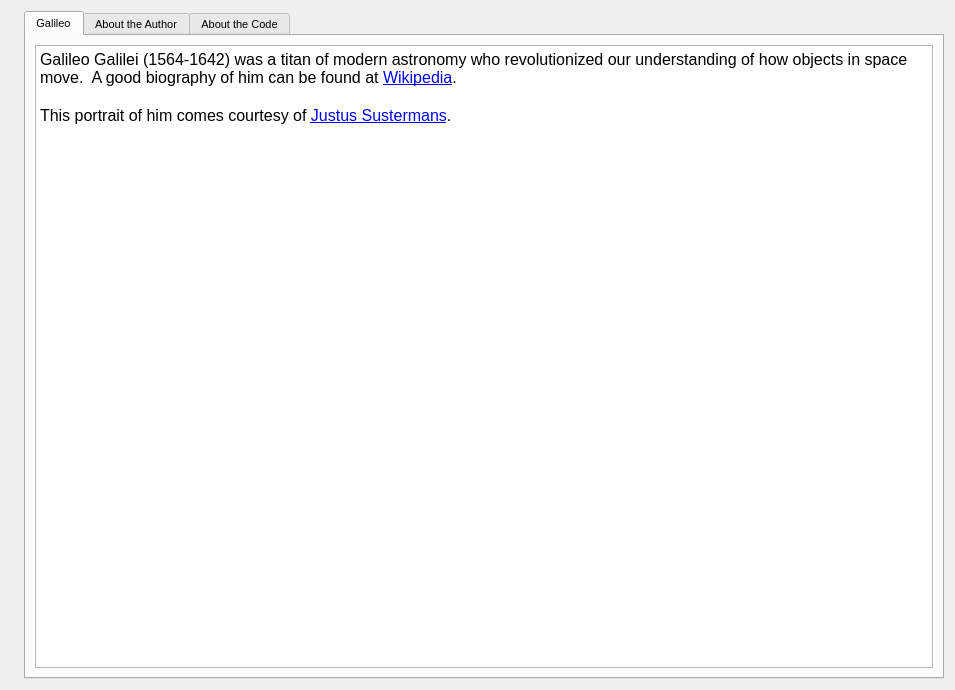
<?xml version="1.0" encoding="UTF-8"?>
<ui version="4.0">
 <class>About</class>
 <widget class="QDialog" name="About">
  <property name="windowModality">
   <enum>Qt::ApplicationModal</enum>
  </property>
  <property name="geometry">
   <rect>
    <x>0</x>
    <y>0</y>
    <width>955</width>
    <height>690</height>
   </rect>
  </property>
  <property name="windowTitle">
   <string>Dialog</string>
  </property>
  <layout class="QHBoxLayout" name="horizontalLayout_2">
   <item>
    <layout class="QHBoxLayout" name="horizontalLayout">
     <item>
      <widget class="QLabel" name="label">
       <property name="text">
        <string/>
       </property>
       <property name="pixmap">
        <pixmap resource="Galileo.qrc">:/images/Galileo.jpg</pixmap>
       </property>
      </widget>
     </item>
     <item>
      <widget class="QTabWidget" name="tabWidget">
       <property name="font">
        <font>
         <pointsize>8</pointsize>
        </font>
       </property>
       <property name="currentIndex">
        <number>0</number>
       </property>
       <widget class="QWidget" name="tab_1">
        <attribute name="title">
         <string>Galileo</string>
        </attribute>
        <layout class="QVBoxLayout" name="verticalLayout">
         <item>
          <widget class="QTextBrowser" name="textBrowser">
           <property name="font">
            <font>
             <pointsize>8</pointsize>
            </font>
           </property>
           <property name="readOnly">
            <bool>true</bool>
           </property>
           <property name="html">
            <string>&lt;!DOCTYPE HTML PUBLIC &quot;-//W3C//DTD HTML 4.0//EN&quot; &quot;http://www.w3.org/TR/REC-html40/strict.dtd&quot;&gt;
&lt;html&gt;&lt;head&gt;&lt;meta name=&quot;qrichtext&quot; content=&quot;1&quot; /&gt;&lt;style type=&quot;text/css&quot;&gt;
p, li { white-space: pre-wrap; }
&lt;/style&gt;&lt;/head&gt;&lt;body style=&quot; font-family:'MS Shell Dlg 2'; font-size:8pt; font-weight:400; font-style:normal;&quot;&gt;
&lt;p style=&quot; margin-top:0px; margin-bottom:0px; margin-left:0px; margin-right:0px; -qt-block-indent:0; text-indent:0px;&quot;&gt;&lt;span style=&quot; font-size:12pt;&quot;&gt;Galileo Galilei (1564-1642) was a titan of modern astronomy who revolutionized our understanding of how objects in space move.  A good biography of him can be found at &lt;/span&gt;&lt;a href=&quot;https://en.wikipedia.org/wiki/Galileo_Galilei&quot;&gt;&lt;span style=&quot; font-size:12pt; text-decoration: underline; color:#0000ff;&quot;&gt;Wikipedia&lt;/span&gt;&lt;/a&gt;&lt;span style=&quot; font-size:12pt;&quot;&gt;.&lt;/span&gt;&lt;/p&gt;
&lt;p style=&quot;-qt-paragraph-type:empty; margin-top:0px; margin-bottom:0px; margin-left:0px; margin-right:0px; -qt-block-indent:0; text-indent:0px; font-size:12pt;&quot;&gt;&lt;br /&gt;&lt;/p&gt;
&lt;p style=&quot; margin-top:0px; margin-bottom:0px; margin-left:0px; margin-right:0px; -qt-block-indent:0; text-indent:0px;&quot;&gt;&lt;span style=&quot; font-size:12pt;&quot;&gt;This portrait of him comes courtesy of &lt;/span&gt;&lt;a href=&quot;https://en.wikipedia.org/wiki/Justus_Sustermans&quot;&gt;&lt;span style=&quot; font-size:12pt; text-decoration: underline; color:#0000ff;&quot;&gt;Justus Sustermans&lt;/span&gt;&lt;/a&gt;&lt;span style=&quot; font-size:12pt;&quot;&gt;.&lt;/span&gt;&lt;/p&gt;&lt;/body&gt;&lt;/html&gt;</string>
           </property>
           <property name="openExternalLinks">
            <bool>true</bool>
           </property>
          </widget>
         </item>
        </layout>
       </widget>
       <widget class="QWidget" name="tab_2">
        <attribute name="title">
         <string>About the Author</string>
        </attribute>
        <layout class="QVBoxLayout" name="verticalLayout_2">
         <item>
          <widget class="QTextBrowser" name="textBrowser_2">
           <property name="html">
            <string>&lt;!DOCTYPE HTML PUBLIC &quot;-//W3C//DTD HTML 4.0//EN&quot; &quot;http://www.w3.org/TR/REC-html40/strict.dtd&quot;&gt;
&lt;html&gt;&lt;head&gt;&lt;meta name=&quot;qrichtext&quot; content=&quot;1&quot; /&gt;&lt;style type=&quot;text/css&quot;&gt;
p, li { white-space: pre-wrap; }
&lt;/style&gt;&lt;/head&gt;&lt;body style=&quot; font-family:'MS Shell Dlg 2'; font-size:8pt; font-weight:400; font-style:normal;&quot;&gt;
&lt;p style=&quot; margin-top:0px; margin-bottom:0px; margin-left:0px; margin-right:0px; -qt-block-indent:0; text-indent:0px;&quot;&gt;&lt;span style=&quot; font-size:12pt;&quot;&gt;Rob Hansen &amp;lt;&lt;/span&gt;&lt;a href=&quot;mailto:rob@hansen.engineering?subject=Galileo&quot;&gt;&lt;span style=&quot; font-size:12pt; text-decoration: underline; color:#0000ff;&quot;&gt;rob@hansen.engineering&lt;/span&gt;&lt;/a&gt;&lt;span style=&quot; font-size:12pt;&quot;&gt;&amp;gt; wrote this as a way to show how CMake and Qt could be used to create a real application: maybe not a big one, but a useful one that's more than a blank window or a &amp;quot;Hello, World!&amp;quot; button.&lt;/span&gt;&lt;/p&gt;&lt;/body&gt;&lt;/html&gt;</string>
           </property>
           <property name="openExternalLinks">
            <bool>true</bool>
           </property>
          </widget>
         </item>
        </layout>
       </widget>
       <widget class="QWidget" name="tab_3">
        <attribute name="title">
         <string>About the Code</string>
        </attribute>
        <layout class="QVBoxLayout" name="verticalLayout_3">
         <item>
          <widget class="QTextBrowser" name="textBrowser_3">
           <property name="html">
            <string>&lt;!DOCTYPE HTML PUBLIC &quot;-//W3C//DTD HTML 4.0//EN&quot; &quot;http://www.w3.org/TR/REC-html40/strict.dtd&quot;&gt;
&lt;html&gt;&lt;head&gt;&lt;meta name=&quot;qrichtext&quot; content=&quot;1&quot; /&gt;&lt;style type=&quot;text/css&quot;&gt;
p, li { white-space: pre-wrap; }
&lt;/style&gt;&lt;/head&gt;&lt;body style=&quot; font-family:'MS Shell Dlg 2'; font-size:8pt; font-weight:400; font-style:normal;&quot;&gt;
&lt;p style=&quot; margin-top:0px; margin-bottom:0px; margin-left:0px; margin-right:0px; -qt-block-indent:0; text-indent:0px;&quot;&gt;&lt;span style=&quot; font-size:12pt;&quot;&gt;The most current source code is available at &lt;/span&gt;&lt;a href=&quot;https://rjhansen.github.io/Galileo&quot;&gt;&lt;span style=&quot; font-size:12pt; text-decoration: underline; color:#0000ff;&quot;&gt;GitHub&lt;/span&gt;&lt;/a&gt;&lt;span style=&quot; font-size:12pt;&quot;&gt;.&lt;/span&gt;&lt;/p&gt;&lt;/body&gt;&lt;/html&gt;</string>
           </property>
           <property name="openExternalLinks">
            <bool>true</bool>
           </property>
          </widget>
         </item>
        </layout>
       </widget>
      </widget>
     </item>
    </layout>
   </item>
  </layout>
 </widget>
 <resources>
  <include location="Galileo.qrc"/>
 </resources>
 <connections/>
</ui>
